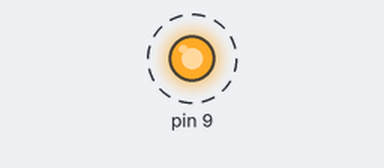
Simulated run of this sketch. Board: Arduino Uno, built with avr-gcc and run on an emulated ATmega328P. On the bench: output pins drawn as LEDs (lit = HIGH). Dashed ring = blinking.

Above: at 0.5 s.
Timing chart, 0 to 4.6 s (numbered marks = the images above):
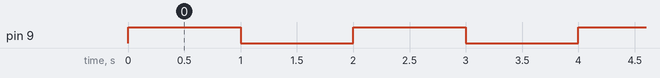

Measured:
- by itself, pin 9: alternates HIGH for 1.0 s and LOW for 1.0 s

The sketch:

RelayX1.ino
```cpp
#include <Wire.h>
#include <SPI.h>

#include <Gadgeteering.h>

#include <Mainboards/FEZMedusaMini.h>
#include <Modules/RelayX1.h>

using namespace gadgeteering;
using namespace gadgeteering::mainboards;
using namespace gadgeteering::modules;

void loop()
{

}

void setup()
{
	Serial.begin(9600);

	fez_medusa_mini board;
	relay_x1 relay(1);

	while(true)
	{
		if(relay.is_on())
			relay.turn_off();
		else
			relay.turn_on();

		system::sleep(1000);
	}

	return;
}
```
